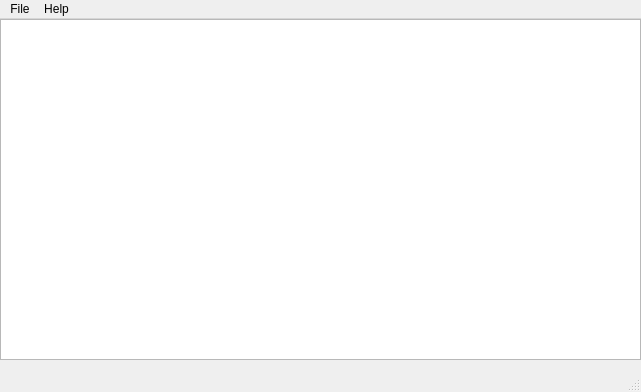
<?xml version="1.0" encoding="UTF-8"?>
<ui version="4.0">
 <class>MainWindow</class>
 <widget class="QMainWindow" name="MainWindow">
  <property name="geometry">
   <rect>
    <x>0</x>
    <y>0</y>
    <width>641</width>
    <height>392</height>
   </rect>
  </property>
  <property name="windowTitle">
   <string>Text Editor</string>
  </property>
  <widget class="QWidget" name="centralwidget">
   <widget class="QPlainTextEdit" name="plainTextEdit">
    <property name="geometry">
     <rect>
      <x>0</x>
      <y>0</y>
      <width>641</width>
      <height>341</height>
     </rect>
    </property>
   </widget>
  </widget>
  <widget class="QMenuBar" name="menubar">
   <property name="geometry">
    <rect>
     <x>0</x>
     <y>0</y>
     <width>641</width>
     <height>26</height>
    </rect>
   </property>
   <widget class="QMenu" name="menuFile">
    <property name="title">
     <string>File</string>
    </property>
    <addaction name="NewMenuItem"/>
    <addaction name="OpenMenuItem"/>
    <addaction name="Save_AsMenuItem"/>
    <addaction name="ExitMenuItem"/>
   </widget>
   <widget class="QMenu" name="menuHelp">
    <property name="title">
     <string>Help</string>
    </property>
    <addaction name="Help_MenuItem"/>
   </widget>
   <addaction name="menuFile"/>
   <addaction name="menuHelp"/>
  </widget>
  <widget class="QStatusBar" name="statusbar"/>
  <action name="ExitMenuItem">
   <property name="text">
    <string>Exit</string>
   </property>
  </action>
  <action name="Save_AsMenuItem">
   <property name="text">
    <string>Save As...</string>
   </property>
  </action>
  <action name="NewMenuItem">
   <property name="text">
    <string>New</string>
   </property>
  </action>
  <action name="OpenMenuItem">
   <property name="text">
    <string>Open</string>
   </property>
  </action>
  <action name="Help_MenuItem">
   <property name="text">
    <string>Git Source</string>
   </property>
  </action>
 </widget>
 <resources/>
 <connections/>
</ui>
